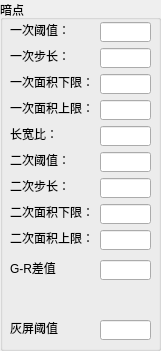
     <widget class="QGroupBox" name="groupBox_3">
      <property name="geometry">
       <rect>
        <x>600</x>
        <y>20</y>
        <width>161</width>
        <height>351</height>
       </rect>
      </property>
      <property name="title">
       <string>暗点</string>
      </property>
      <widget class="QLabel" name="label_15">
       <property name="geometry">
        <rect>
         <x>10</x>
         <y>22</y>
         <width>60</width>
         <height>16</height>
        </rect>
       </property>
       <property name="text">
        <string>一次阈值：</string>
       </property>
      </widget>
      <widget class="QLineEdit" name="lineEdit_16">
       <property name="geometry">
        <rect>
         <x>100</x>
         <y>22</y>
         <width>51</width>
         <height>20</height>
        </rect>
       </property>
      </widget>
      <widget class="QLabel" name="label_17">
       <property name="geometry">
        <rect>
         <x>10</x>
         <y>48</y>
         <width>60</width>
         <height>16</height>
        </rect>
       </property>
       <property name="text">
        <string>一次步长：</string>
       </property>
      </widget>
      <widget class="QLineEdit" name="lineEdit_17">
       <property name="geometry">
        <rect>
         <x>100</x>
         <y>48</y>
         <width>51</width>
         <height>20</height>
        </rect>
       </property>
      </widget>
      <widget class="QLabel" name="label_18">
       <property name="geometry">
        <rect>
         <x>10</x>
         <y>74</y>
         <width>84</width>
         <height>16</height>
        </rect>
       </property>
       <property name="text">
        <string>一次面积下限：</string>
       </property>
      </widget>
      <widget class="QLineEdit" name="lineEdit_18">
       <property name="geometry">
        <rect>
         <x>100</x>
         <y>74</y>
         <width>51</width>
         <height>20</height>
        </rect>
       </property>
      </widget>
      <widget class="QLabel" name="label_19">
       <property name="geometry">
        <rect>
         <x>10</x>
         <y>100</y>
         <width>84</width>
         <height>16</height>
        </rect>
       </property>
       <property name="text">
        <string>一次面积上限：</string>
       </property>
      </widget>
      <widget class="QLineEdit" name="lineEdit_19">
       <property name="geometry">
        <rect>
         <x>100</x>
         <y>100</y>
         <width>51</width>
         <height>20</height>
        </rect>
       </property>
      </widget>
      <widget class="QLabel" name="label_20">
       <property name="geometry">
        <rect>
         <x>10</x>
         <y>126</y>
         <width>48</width>
         <height>16</height>
        </rect>
       </property>
       <property name="text">
        <string>长宽比：</string>
       </property>
      </widget>
      <widget class="QLineEdit" name="lineEdit_21">
       <property name="geometry">
        <rect>
         <x>100</x>
         <y>126</y>
         <width>51</width>
         <height>20</height>
        </rect>
       </property>
      </widget>
      <widget class="QLabel" name="label_21">
       <property name="geometry">
        <rect>
         <x>10</x>
         <y>152</y>
         <width>60</width>
         <height>16</height>
        </rect>
       </property>
       <property name="text">
        <string>二次阈值：</string>
       </property>
      </widget>
      <widget class="QLineEdit" name="lineEdit_20">
       <property name="geometry">
        <rect>
         <x>100</x>
         <y>152</y>
         <width>51</width>
         <height>20</height>
        </rect>
       </property>
      </widget>
      <widget class="QLabel" name="label_22">
       <property name="geometry">
        <rect>
         <x>10</x>
         <y>178</y>
         <width>60</width>
         <height>16</height>
        </rect>
       </property>
       <property name="text">
        <string>二次步长：</string>
       </property>
      </widget>
      <widget class="QLineEdit" name="lineEdit_22">
       <property name="geometry">
        <rect>
         <x>100</x>
         <y>178</y>
         <width>51</width>
         <height>20</height>
        </rect>
       </property>
      </widget>
      <widget class="QLabel" name="label_23">
       <property name="geometry">
        <rect>
         <x>10</x>
         <y>204</y>
         <width>84</width>
         <height>16</height>
        </rect>
       </property>
       <property name="text">
        <string>二次面积下限：</string>
       </property>
      </widget>
      <widget class="QLineEdit" name="lineEdit_23">
       <property name="geometry">
        <rect>
         <x>100</x>
         <y>204</y>
         <width>51</width>
         <height>20</height>
        </rect>
       </property>
      </widget>
      <widget class="QLabel" name="label_24">
       <property name="geometry">
        <rect>
         <x>10</x>
         <y>230</y>
         <width>84</width>
         <height>16</height>
        </rect>
       </property>
       <property name="text">
        <string>二次面积上限：</string>
       </property>
      </widget>
      <widget class="QLineEdit" name="lineEdit_24">
       <property name="geometry">
        <rect>
         <x>100</x>
         <y>230</y>
         <width>51</width>
         <height>20</height>
        </rect>
       </property>
      </widget>
      <widget class="QLineEdit" name="lineEdit_71">
       <property name="geometry">
        <rect>
         <x>100</x>
         <y>260</y>
         <width>51</width>
         <height>20</height>
        </rect>
       </property>
      </widget>
      <widget class="QLabel" name="label_73">
       <property name="geometry">
        <rect>
         <x>10</x>
         <y>260</y>
         <width>84</width>
         <height>16</height>
        </rect>
       </property>
       <property name="text">
        <string>G-R差值</string>
       </property>
      </widget>
      <widget class="QLineEdit" name="lineEdit_72">
       <property name="geometry">
        <rect>
         <x>100</x>
         <y>320</y>
         <width>51</width>
         <height>20</height>
        </rect>
       </property>
      </widget>
      <widget class="QLabel" name="label_74">
       <property name="geometry">
        <rect>
         <x>10</x>
         <y>320</y>
         <width>84</width>
         <height>16</height>
        </rect>
       </property>
       <property name="text">
        <string>灰屏阈值</string>
       </property>
      </widget>
     </widget>
